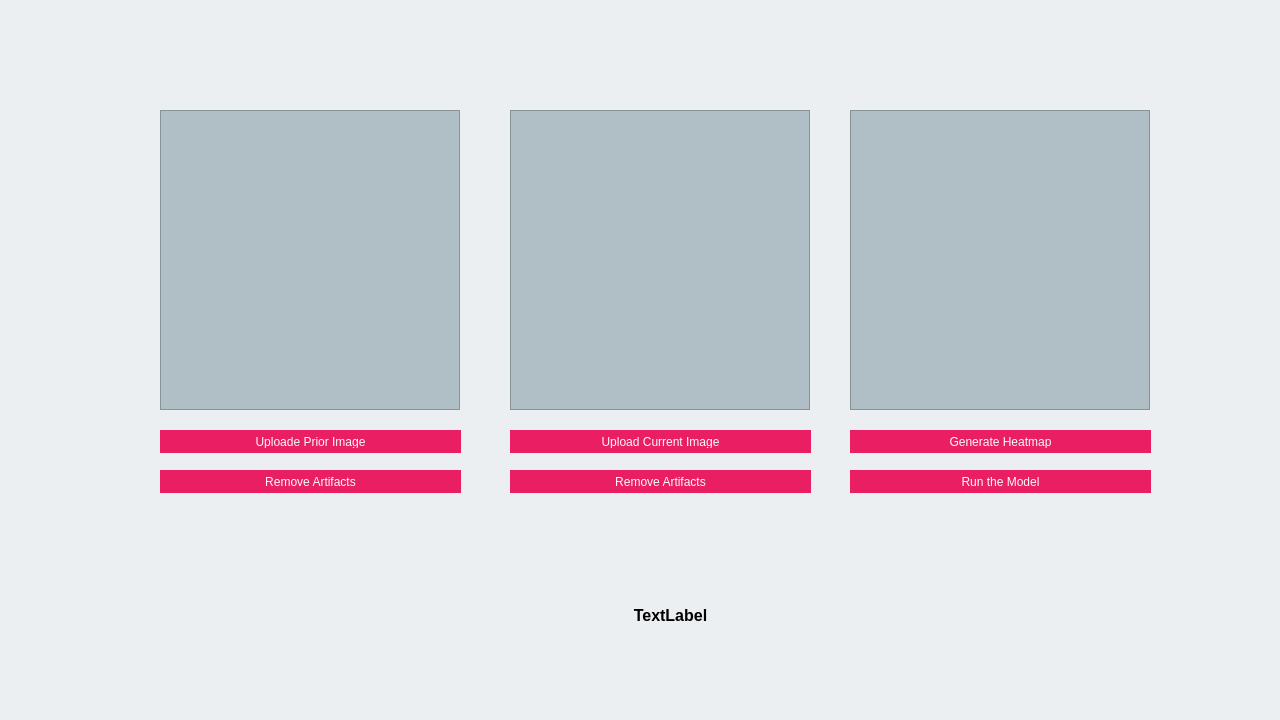
<?xml version="1.0" encoding="UTF-8"?>
<ui version="4.0">
 <class>Dialog</class>
 <widget class="QDialog" name="Dialog">
  <property name="enabled">
   <bool>true</bool>
  </property>
  <property name="geometry">
   <rect>
    <x>0</x>
    <y>0</y>
    <width>1280</width>
    <height>720</height>
   </rect>
  </property>
  <property name="windowTitle">
   <string>Dialog</string>
  </property>
  <widget class="QLabel" name="label">
   <property name="geometry">
    <rect>
     <x>0</x>
     <y>0</y>
     <width>1280</width>
     <height>720</height>
    </rect>
   </property>
   <property name="styleSheet">
    <string notr="true">QFrame {
    background-color: #ECEFF1;
}
</string>
   </property>
   <property name="text">
    <string/>
   </property>
  </widget>
  <widget class="QFrame" name="frame_prior">
   <property name="geometry">
    <rect>
     <x>160</x>
     <y>110</y>
     <width>300</width>
     <height>300</height>
    </rect>
   </property>
   <property name="styleSheet">
    <string notr="true">QFrame {
    background-color: #B0BEC5;
}
</string>
   </property>
   <property name="frameShape">
    <enum>QFrame::StyledPanel</enum>
   </property>
   <property name="frameShadow">
    <enum>QFrame::Raised</enum>
   </property>
  </widget>
  <widget class="QFrame" name="frame_current">
   <property name="geometry">
    <rect>
     <x>510</x>
     <y>110</y>
     <width>300</width>
     <height>300</height>
    </rect>
   </property>
   <property name="styleSheet">
    <string notr="true">QFrame {
    background-color: #B0BEC5;
}
</string>
   </property>
   <property name="frameShape">
    <enum>QFrame::StyledPanel</enum>
   </property>
   <property name="frameShadow">
    <enum>QFrame::Raised</enum>
   </property>
  </widget>
  <widget class="QFrame" name="frame_heatmap">
   <property name="geometry">
    <rect>
     <x>850</x>
     <y>110</y>
     <width>300</width>
     <height>300</height>
    </rect>
   </property>
   <property name="styleSheet">
    <string notr="true">QFrame {
    background-color: #B0BEC5;
}
</string>
   </property>
   <property name="frameShape">
    <enum>QFrame::StyledPanel</enum>
   </property>
   <property name="frameShadow">
    <enum>QFrame::Raised</enum>
   </property>
  </widget>
  <widget class="QPushButton" name="PriorImage">
   <property name="geometry">
    <rect>
     <x>160</x>
     <y>430</y>
     <width>301</width>
     <height>23</height>
    </rect>
   </property>
   <property name="styleSheet">
    <string notr="true">QPushButton {
    background-color: #E91E63;
    color: #FAFAFA;
    padding: 5px 10px;
    border-radius: 50px;

}

QPushButton:hover {
    background-color: #EC407A;
}
</string>
   </property>
   <property name="text">
    <string>Uploade Prior Image</string>
   </property>
  </widget>
  <widget class="QPushButton" name="CurrentImage">
   <property name="geometry">
    <rect>
     <x>510</x>
     <y>430</y>
     <width>301</width>
     <height>23</height>
    </rect>
   </property>
   <property name="styleSheet">
    <string notr="true">QPushButton {
    background-color: #E91E63;
    color: #FAFAFA;
    padding: 5px 10px;
    border-radius: 50px;

}

QPushButton:hover {
    background-color: #EC407A;
}
</string>
   </property>
   <property name="text">
    <string>Upload Current Image</string>
   </property>
  </widget>
  <widget class="QPushButton" name="GenerateHeatmap">
   <property name="geometry">
    <rect>
     <x>850</x>
     <y>430</y>
     <width>301</width>
     <height>23</height>
    </rect>
   </property>
   <property name="styleSheet">
    <string notr="true">QPushButton {
    background-color: #E91E63;
    color: #FAFAFA;
    padding: 5px 10px;
    border-radius: 50px;

}

QPushButton:hover {
    background-color: #EC407A;
}
</string>
   </property>
   <property name="text">
    <string>Generate Heatmap</string>
   </property>
  </widget>
  <widget class="QPushButton" name="RemoveArtifactsPrior">
   <property name="geometry">
    <rect>
     <x>160</x>
     <y>470</y>
     <width>301</width>
     <height>23</height>
    </rect>
   </property>
   <property name="styleSheet">
    <string notr="true">QPushButton {
    background-color: #E91E63;
    color: #FAFAFA;
    padding: 5px 10px;
    border-radius: 50px;

}

QPushButton:hover {
    background-color: #EC407A;
}
</string>
   </property>
   <property name="text">
    <string>Remove Artifacts</string>
   </property>
  </widget>
  <widget class="QPushButton" name="RemoveArtifactsCurrent">
   <property name="geometry">
    <rect>
     <x>510</x>
     <y>470</y>
     <width>301</width>
     <height>23</height>
    </rect>
   </property>
   <property name="styleSheet">
    <string notr="true">QPushButton {
    background-color: #E91E63;
    color: #FAFAFA;
    padding: 5px 10px;
    border-radius: 50px;

}

QPushButton:hover {
    background-color: #EC407A;
}
</string>
   </property>
   <property name="text">
    <string>Remove Artifacts</string>
   </property>
  </widget>
  <widget class="QPushButton" name="RunTheModel">
   <property name="geometry">
    <rect>
     <x>850</x>
     <y>470</y>
     <width>301</width>
     <height>23</height>
    </rect>
   </property>
   <property name="styleSheet">
    <string notr="true">QPushButton {
    background-color: #E91E63;
    color: #FAFAFA;
    padding: 5px 10px;
    border-radius: 50px;

}

QPushButton:hover {
    background-color: #EC407A;
}
</string>
   </property>
   <property name="text">
    <string>Run the Model</string>
   </property>
  </widget>
  <widget class="QLabel" name="ResultSection">
   <property name="geometry">
    <rect>
     <x>340</x>
     <y>560</y>
     <width>661</width>
     <height>111</height>
    </rect>
   </property>
   <property name="font">
    <font>
     <pointsize>12</pointsize>
     <weight>75</weight>
     <bold>true</bold>
    </font>
   </property>
   <property name="layoutDirection">
    <enum>Qt::LeftToRight</enum>
   </property>
   <property name="text">
    <string>TextLabel</string>
   </property>
   <property name="alignment">
    <set>Qt::AlignCenter</set>
   </property>
  </widget>
 </widget>
 <resources/>
 <connections/>
</ui>
